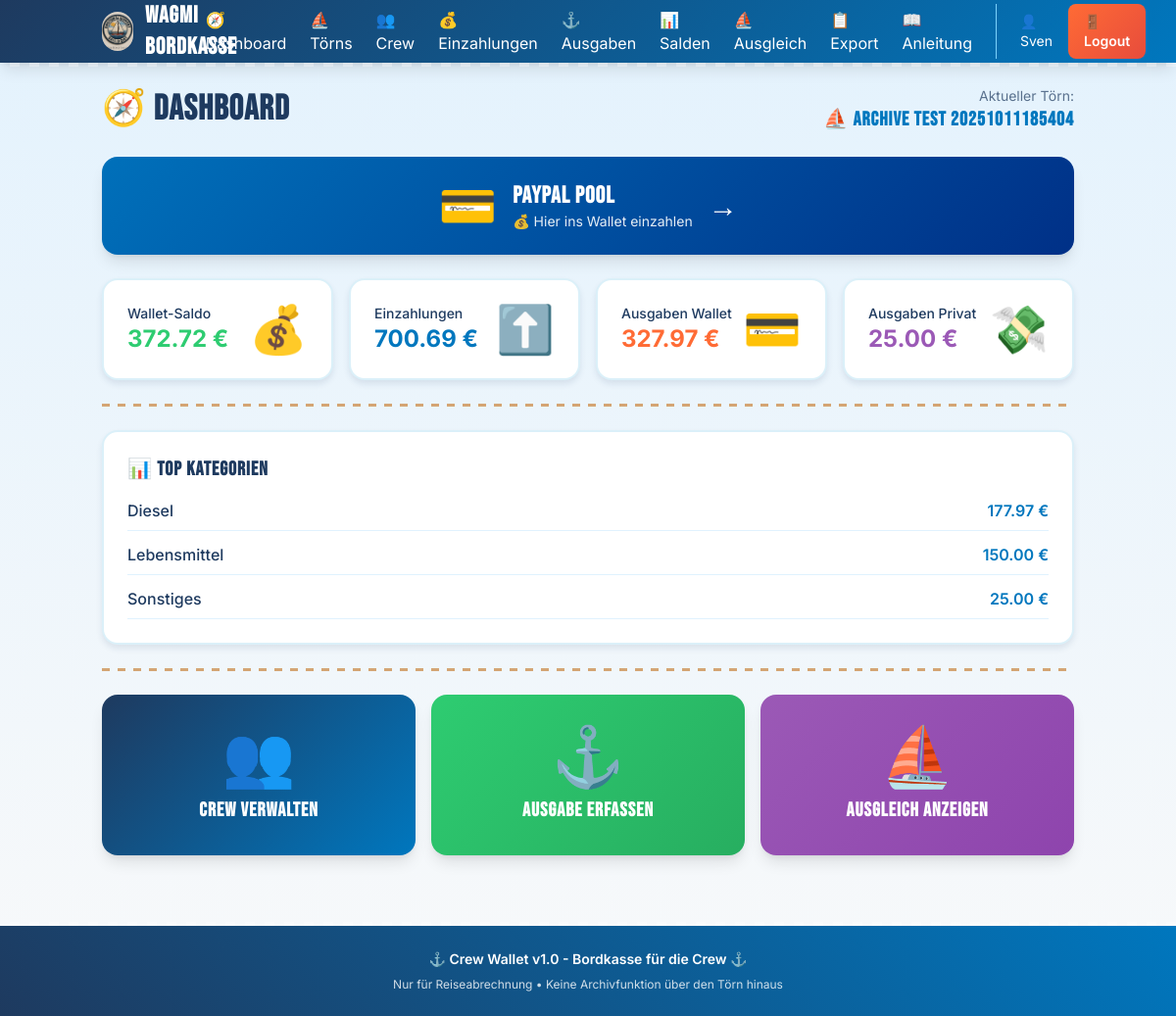
Page / (signed in) on the earlier database version.
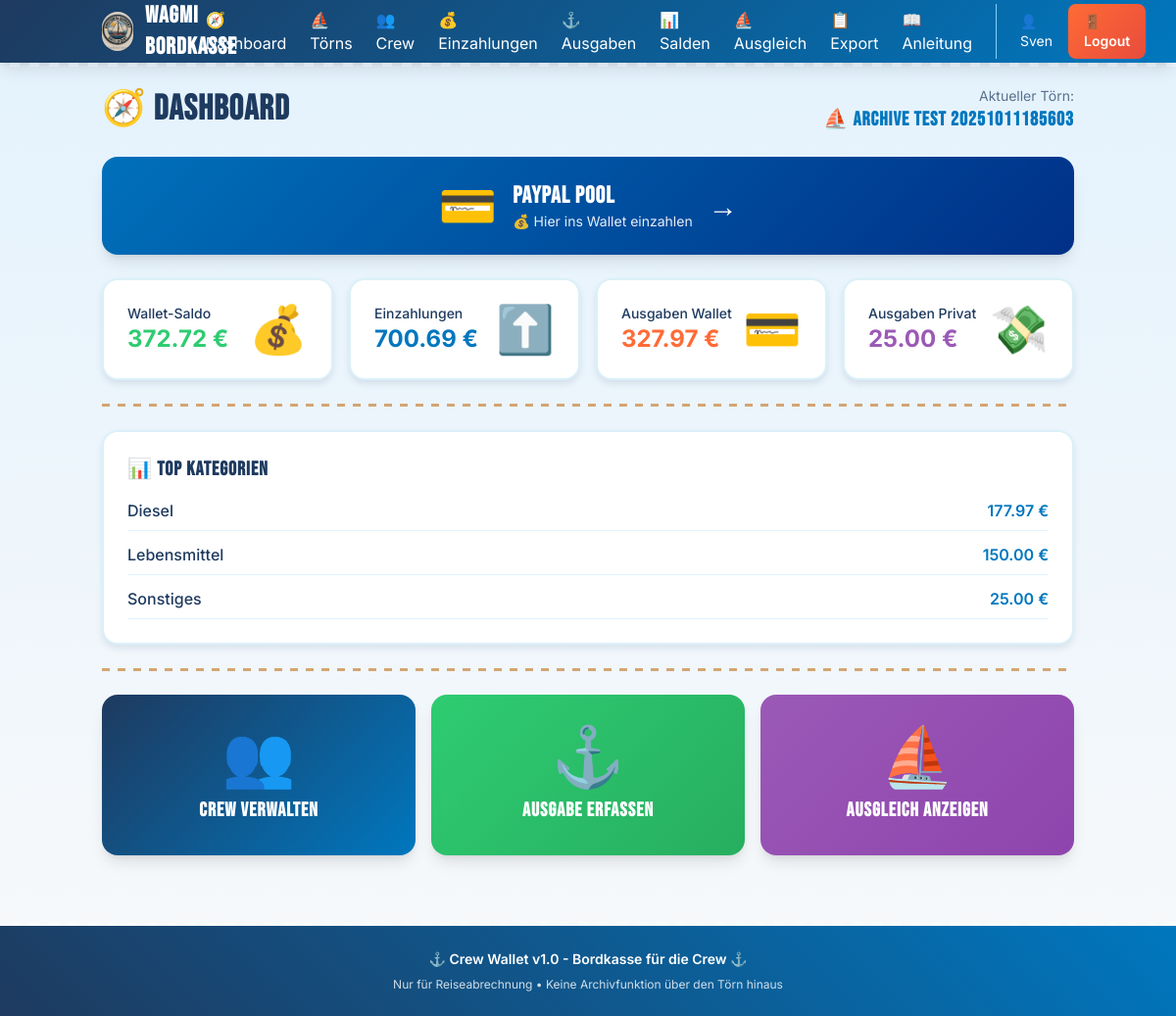
Same page on the later database version.
### models.py (models this page shows)
class Trip(Base):
    __tablename__ = "trips"
    id = Column(Integer, primary_key=True, index=True)
    name = Column(String(100), nullable=False)
    start_date = Column(Date, nullable=False)
    end_date = Column(Date, nullable=True)
    status = Column(SQLEnum(TripStatus), nullable=False, default=TripStatus.active)
    created_at = Column(DateTime, default=datetime.utcnow)
    crew_members = relationship("CrewMember", back_populates="trip", cascade="all, delete-orphan")
    deposits = relationship("Deposit", back_populates="trip", cascade="all, delete-orphan")
    expenses = relationship("Expense", back_populates="trip", cascade="all, delete-orphan")

class Expense(Base):
    __tablename__ = "expenses"
    __table_args__ = (
        CheckConstraint('amount > 0', name='check_expense_amount_positive'),
        CheckConstraint('amount_eur > 0', name='check_expense_amount_eur_positive'),
    )
    id = Column(Integer, primary_key=True, index=True)
    trip_id = Column(Integer, ForeignKey("trips.id"), nullable=False)
    payer_id = Column(Integer, ForeignKey("crew_members.id"), nullable=False)
    date = Column(Date, nullable=False)
    category = Column(String(50), nullable=False)
    description = Column(String(200), nullable=False)
    amount = Column(Float, nullable=False)
    currency = Column(SQLEnum(Currency), nullable=False, default=Currency.EUR)
    amount_eur = Column(Float, nullable=False)
    paid_from = Column(SQLEnum(PaidFromEnum), nullable=False)
    split_mode = Column(SQLEnum(SplitModeEnum), nullable=False)
    created_at = Column(DateTime, default=datetime.utcnow)
    trip = relationship("Trip", back_populates="expenses")
    payer = relationship("CrewMember", foreign_keys=[payer_id], back_populates="paid_expenses")
    participants = relationship("ExpenseParticipant", back_populates="expense", cascade="all, delete-orphan")
    receipts = relationship("Receipt", back_populates="expense", cascade="all, delete-orphan")

### main.py (the view)
@app.get("/", response_class=HTMLResponse)
async def dashboard(request: Request, db: Session = Depends(get_db)):
    active_trip = TripService.get_active_trip(db)
    if not active_trip:
        return RedirectResponse(url="/trips", status_code=303)
    trip_id = active_trip.id
    total_deposits = db.query(func.sum(Deposit.amount_eur)).filter(
        Deposit.trip_id == trip_id
    ).scalar() or 0.0
    wallet_expenses = db.query(func.sum(Expense.amount_eur)).filter(
        Expense.trip_id == trip_id,
        Expense.paid_from == PaidFromEnum.wallet
    ).scalar() or 0.0
    private_expenses = db.query(func.sum(Expense.amount_eur)).filter(
        Expense.trip_id == trip_id,
        Expense.paid_from == PaidFromEnum.private
    ).scalar() or 0.0
    total_expenses = wallet_expenses + private_expenses
    wallet_balance = total_deposits - wallet_expenses
    top_categories = db.query(
        Expense.category,
        func.sum(Expense.amount_eur).label('total')
    ).filter(Expense.trip_id == trip_id).group_by(Expense.category).order_by(func.sum(Expense.amount_eur).desc()).limit(5).all()
    expense_count = db.query(Expense).filter(Expense.trip_id == trip_id).count()
    return templates.TemplateResponse("index.html", {
        "request": request,
        "active_trip": active_trip,
        "wallet_balance": round(wallet_balance, 2),
        "total_deposits": round(total_deposits, 2),
        "total_expenses": round(total_expenses, 2),
        "wallet_expenses": round(wallet_expenses, 2),
        "private_expenses": round(private_expenses, 2),
        "top_categories": top_categories,
        "expense_count": expense_count
    })

### templates/index.html (shortened to what the changed rows need)
{% extends "layout.html" %}
{% block content %}
<div class="space-y-6">
    <div class="flex justify-between items-center">
        <h1 class="text-4xl font-bold maritime-header" style="color: var(--navy-deep);">🧭 Dashboard</h1>
        <div class="text-right">
            <p class="text-sm" style="color: var(--navy-deep); opacity: 0.7;">Aktueller Törn:</p>
            <p class="text-xl font-bold maritime-header" style="color: var(--ocean-blue);">⛵ {{ active_trip.name }}</p>
        </div>
    </div>
    <div class="bg-white porthole-card p-6">
        <h2 class="text-xl font-bold maritime-header mb-4" style="color: var(--navy-deep);">📊 Top Kategorien</h2>
        <div class="space-y-3">
            {% for category, total in top_categories %}
            <div class="flex items-center justify-between border-b border-sky-100 pb-2">
                <span class="font-medium" style="color: var(--navy-deep);">{{ category }}</span>
                <span class="font-semibold" style="color: var(--ocean-blue);">{{ "%.2f"|format(total) }} €</span>
            </div>
            {% endfor %}
        </div>
    </div>
</div>
{% endblock %}

Differences in the rows shown:
no longer on this page (row edited): Trip: name "Archive Test 20251011185404"
added Trip: name "Archive Test 20251011185603"
